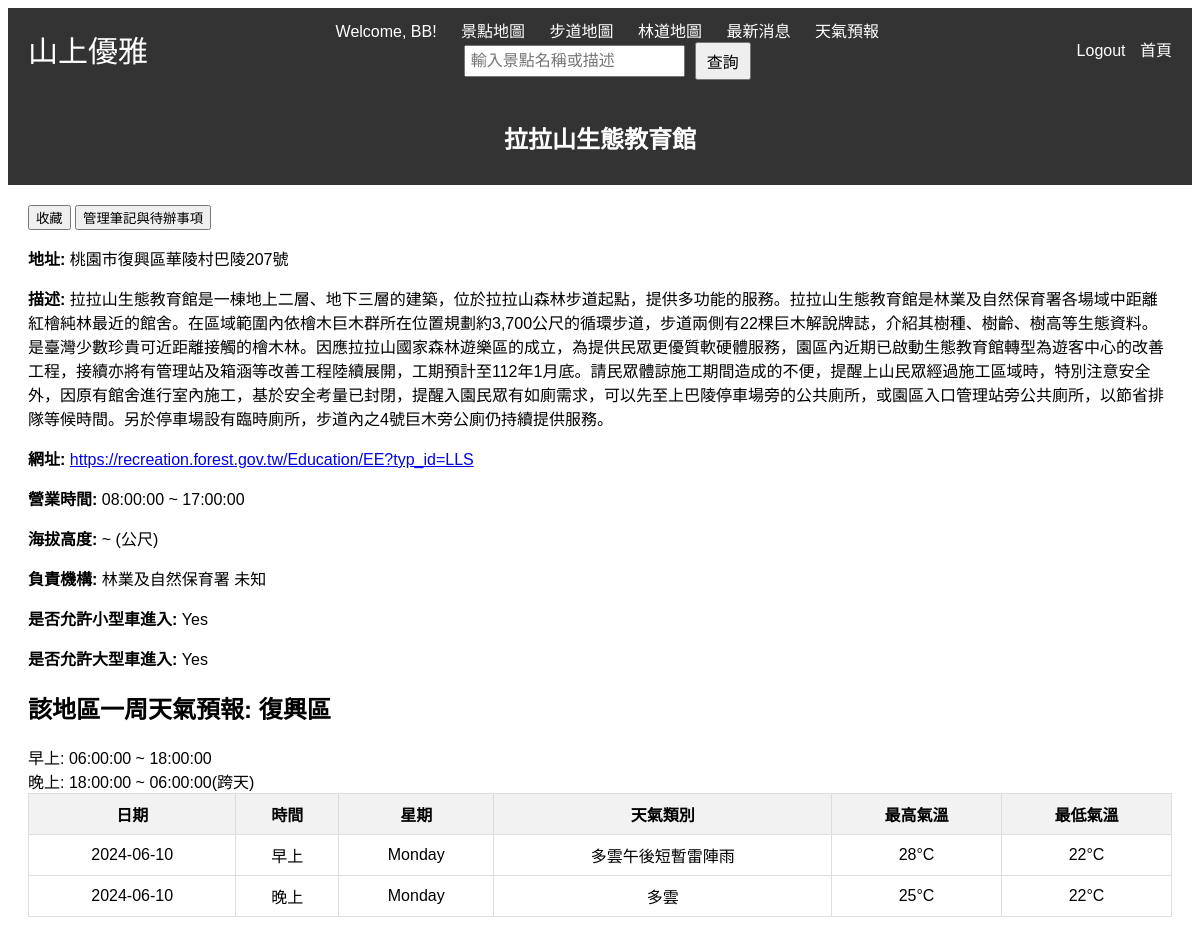
Screenshot of /details.php?id=47 (signed in) with the database file from the repository.
### tables this page shows
CREATE TABLE `location_info` (
  `id` int(11) NOT NULL,
  `location_name` varchar(100) NOT NULL,
  `page_url` varchar(255) NOT NULL,
  `opening_time` time DEFAULT NULL,
  `closing_time` time DEFAULT NULL,
  `address` varchar(255) NOT NULL,
  `altitude_min` int(11) DEFAULT NULL,
  `altitude_max` int(11) DEFAULT NULL,
  `description` text DEFAULT NULL,
  `managing_department` varchar(255) DEFAULT NULL,
  `coordinates` point DEFAULT NULL,
  `small_vehicle_allowed` tinyint(1) DEFAULT NULL,
  `large_vehicle_allowed` tinyint(1) DEFAULT NULL,
  `District_ID` varchar(7) NOT NULL,
  `Type_ID` int(11) NOT NULL,
  `activity_intensity` int(1) DEFAULT NULL
);

CREATE TABLE `district` (
  `District_ID` varchar(4) NOT NULL,
  `City_ID` varchar(3) NOT NULL,
  `District` varchar(6) NOT NULL
);

### details.php (the view, shortened to what this page needs)
<?php
include 'db.php';
$id = $_GET['id'];
$sql = "SELECT * FROM `location_info` WHERE id = $id";
$result = $conn->query($sql);
if ($result->num_rows > 0) {
    $location = $result->fetch_assoc();
} else {
    echo "找不到該景點的詳細訊息。";
    exit();
}
$district_id = $location['District_ID'];
$sql_district = "SELECT * FROM district WHERE District_ID = '$district_id'";
$result_district = $conn->query($sql_district);
if ($result_district->num_rows > 0) {
    $district = $result_district->fetch_assoc();
} else {
    echo "找不到該區的詳細訊息。";
    exit();
}
$sql_weather = "SELECT wf.Start_Time, wf.End_Time, wt.Weather_Type, wf.MaxTemperature, wf.MinTemperature, wf.Remarks
                FROM weather_forecast wf
                JOIN weather_types wt ON wf.Weather_Type_ID = wt.Weather_Type_ID
                WHERE wf.District_ID = '$district_id'
                AND wf.Start_Time >= CURDATE() AND wf.End_Time < DATE_ADD(CURDATE(), INTERVAL 7 DAY)
                ORDER BY wf.Start_Time";
$result_weather = $conn->query($sql_weather);
$forecast_data = [];
if ($result_weather->num_rows > 0) {
    while ($row = $result_weather->fetch_assoc()) {
        $forecast_data[] = $row;
    }
}
$tr_id = $location['TR_ID'] ?? null;
$sql_tr = "SELECT TR_Name, TR_Phone FROM tr_admin WHERE TR_ID = '$tr_id'";
$result_tr = $conn->query($sql_tr);
if ($result_tr->num_rows > 0) {
    $tr_info = $result_tr->fetch_assoc();
    $managing_department = $tr_info['TR_Name'] . ', 連絡電話: ' . $tr_info['TR_Phone'];
} else {
    $managing_department = "未知";
}
$is_logged_in = isset($_SESSION['User_ID']);
?>
<!DOCTYPE html>
<html lang="en">
<head>
    <link rel="stylesheet" href="styles.css">
</head>
<body>
<?php
include('header.php');
?>
<header>
<nav>
    <h1><?php echo $location['location_name']; ?></h1>
</nav>
</header>
    <main>
        <?php if ($is_logged_in): ?>
        <button onclick="window.location.href='favorite.php?action=add&location_id=<?php echo $id; ?>'">收藏</button>
        <button onclick="window.location.href='notes.php?location_id=<?php echo $id; ?>'">管理筆記與待辦事項</button>
    <?php else: ?>
        <p>請<a href="login.php">登入</a>以收藏景點和管理筆記。</p>
    <?php endif; ?>
        <p><strong>地址:</strong> <?php echo $location['address']; ?></p>
        <p><strong>描述:</strong> <?php echo $location['description']; ?></p>
        <p><strong>網址:</strong> <a href="<?php echo $location['page_url']; ?>" target="_blank"><?php echo $location['page_url']; ?></a></p>
        <p><strong>營業時間:</strong> <?php echo $location['opening_time']; ?> ~ <?php echo $location['closing_time']; ?></p>
        <p><strong>海拔高度:</strong> <?php echo $location['altitude_min']; ?> ~ <?php echo $location['altitude_max']; ?> (公尺)</p>
        <p><strong>負責機構:</strong> 林業及自然保育署 <?php echo $managing_department; ?></p>
        <p><strong>是否允許小型車進入:</strong> <?php echo $location['small_vehicle_allowed'] ? 'Yes' : 'No'; ?></p>
        <p><strong>是否允許大型車進入:</strong> <?php echo $location['large_vehicle_allowed'] ? 'Yes' : 'No'; ?></p>
        <h2>該地區一周天氣預報: <?php echo $district['District']; ?></h2>
        <div> 早上: 06:00:00 ~ 18:00:00</div>
        <div> 晚上: 18:00:00 ~ 06:00:00(跨天)</div>
        <table>
            <thead>
                <tr>
                    <th>日期</th>
                    <th>時間</th>
                    <th>星期</th>
                    <th>天氣類別</th>
                    <th>最高氣溫</th>
                    <th>最低氣溫</th>
                </tr>
            </thead>
            <tbody>
                <?php if (!empty($forecast_data)) : ?>
                    <?php foreach ($forecast_data as $data) : ?>
                        <tr>
                            <td><?php echo date("Y-m-d", strtotime($data['Start_Time'])); ?></td>
                            <td colspan="1">
                                <?php
                                $end_time = date("H:i:s", strtotime($data['End_Time']));
                                if ($end_time == "06:00:00") {
                                    echo '晚上';
                                } elseif ($end_time == "18:00:00") {
                                    echo '早上';
                                }
                                ?>
                            </td>
                            <td><?php echo date("l", strtotime($data['Start_Time'])); ?></td>
                            <td><?php echo $data['Weather_Type']; ?></td>
                            <td><?php echo $data['MaxTemperature']; ?>°C</td>
                            <td><?php echo $data['MinTemperature']; ?>°C</td>
                        </tr>
                    <?php endforeach; ?>
                <?php else : ?>
                    <tr>
                        <td colspan="5">沒有對應天氣資料</td>
                    </tr>
                <?php endif; ?>
            </tbody>
        </table>
    </main>
</body>
</html>

### styles.css (style rules this page uses)
body { font-family: Arial, sans-serif; }
header { background-color: #333; color: white; padding: 10px 0; text-align: center; }
main { margin: 20px; }
table { width: 100%; border-collapse: collapse; }
table, th, td { border: 1px solid black; }
th, td { padding: 10px; text-align: left; }

### details.php (style rules this page uses)
table { width: 100%; border-collapse: collapse; }
th, td { border: 1px solid #ddd; padding: 8px; text-align: center; }
th { background-color: #f2f2f2; }

### header.php (style rules this page uses)
body { font-family: Arial, sans-serif; }
header { background-color: #333; color: white; padding: 10px 0; display: flex; justify-content: space-between; align-items: center; }
nav { flex: 1; text-align: center; }
table { width: 100%; border-collapse: collapse; }
th, td { border: 1px solid #ddd; padding: 8px; text-align: center; }
th { background-color: #f2f2f2; }

### rows the page displays
location_info: location_name "拉拉山生態教育館", address "桃園市復興區華陵村巴陵207號", description "拉拉山生態教育館是一棟地上二層、地下三層的建築，位於拉拉山森林步道起點，提供多功能的服務。拉拉山生態教育館是林業及自然保育署各場域中距離紅檜純林最近的館舍。在區域範圍內依檜木巨木群所在位置規劃約3,700公尺的循環步道，步道兩側有22棵巨木解說牌誌，介紹其樹種、樹齡、樹高等生態資料。是臺灣少數珍貴可近距離接觸的檜木林。因應拉拉山國家森林遊樂區的成立，為提供民眾更優質軟硬體服務，園區內近期已啟動生態教育館轉型為遊客中心的改善工程，接續亦將有管理站及箱涵等改善工程陸續展開，工期預計至112年1月底。請民眾體諒施工期間造成的不便，提醒上山民眾經過施工區域時，特別注意安全外，因原有館舍進行室內施工，基於安全考量已封閉，提醒入園民眾有如廁需求，可以先至上巴陵停車場旁的公共廁所，或園區入口管理站旁公共廁所，以節省排隊等候時間。另於停車場設有臨時廁所，步道內之4號巨木旁公廁仍持續提供服務。", page_url "https://recreation.forest.gov.tw/Education/EE?typ_id=LLS", opening_time "08:00:00", closing_time "17:00:00"
district: District "復興區"

### other values shown
$_SESSION['User_first_name'] "BB"
$managing_department "未知"
date("Y-m-d", strtotime($data['Start_Time'])) "2024-06-10"
date("l", strtotime($data['Start_Time'])) "Monday"
$data['Weather_Type'] "多雲午後短暫雷陣雨"
$data['MaxTemperature'] "28"
$data['MinTemperature'] "22"
$data['Weather_Type'] "多雲"
$data['MaxTemperature'] "25"
